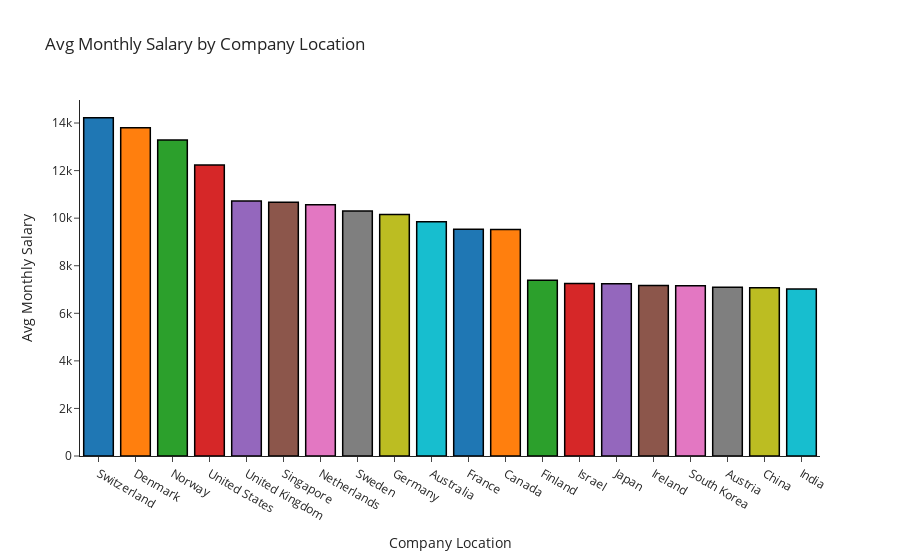

Notebook code cell kept with this figure:
### Markdown cell above
## Geographical

### Code cell
# company_location and monthly_salary
fig = px.bar(df.groupby('company_location')['monthly_salary'].mean().reset_index().sort_values('monthly_salary', ascending=False), x='company_location', y='monthly_salary',
              title='Avg Monthly Salary by Company Location', color='company_location', template='simple_white',
              labels={'company_location': 'Company Location', 'monthly_salary': 'Avg Monthly Salary'})
fig.update_traces(marker_line_color='black', marker_line_width=1.5, showlegend=False)
fig.show()

### Figure 1 — Plotly figure (JSON) as saved in the notebook; plotly's stock layout.template omitted (floating-point values rounded to 4 significant figures)
{"data": [{"alignmentgroup": "True", "hovertemplate": "Company Location=%{x}<br>Avg Monthly Salary=%{y}<extra></extra>", "legendgroup": "Switzerland", "marker": {"color": "#1F77B4", "line": {"color": "black", "width": 1.5}, "pattern": {"shape": ""}}, "name": "Switzerland", "offsetgroup": "Switzerland", "orientation": "v", "showlegend": false, "textposition": "auto", "type": "bar", "x": ["Switzerland"], "xaxis": "x", "y": [14220.0], "yaxis": "y"}, {"alignmentgroup": "True", "hovertemplate": "Company Location=%{x}<br>Avg Monthly Salary=%{y}<extra></extra>", "legendgroup": "Denmark", "marker": {"color": "#FF7F0E", "line": {"color": "black", "width": 1.5}, "pattern": {"shape": ""}}, "name": "Denmark", "offsetgroup": "Denmark", "orientation": "v", "showlegend": false, "textposition": "auto", "type": "bar", "x": ["Denmark"], "xaxis": "x", "y": [13800.0], "yaxis": "y"}, {"alignmentgroup": "True", "hovertemplate": "Company Location=%{x}<br>Avg Monthly Salary=%{y}<extra></extra>", "legendgroup": "Norway", "marker": {"color": "#2CA02C", "line": {"color": "black", "width": 1.5}, "pattern": {"shape": ""}}, "name": "Norway", "offsetgroup": "Norway", "orientation": "v", "showlegend": false, "textposition": "auto", "type": "bar", "x": ["Norway"], "xaxis": "x", "y": [13290.0], "yaxis": "y"}, {"alignmentgroup": "True", "hovertemplate": "Company Location=%{x}<br>Avg Monthly Salary=%{y}<extra></extra>", "legendgroup": "United States", "marker": {"color": "#D62728", "line": {"color": "black", "width": 1.5}, "pattern": {"shape": ""}}, "name": "United States", "offsetgroup": "United States", "orientation": "v", "showlegend": false, "textposition": "auto", "type": "bar", "x": ["United States"], "xaxis": "x", "y": [12240.0], "yaxis": "y"}, {"alignmentgroup": "True", "hovertemplate": "Company Location=%{x}<br>Avg Monthly Salary=%{y}<extra></extra>", "legendgroup": "United Kingdom", "marker": {"color": "#9467BD", "line": {"color": "black", "width": 1.5}, "pattern": {"shape": ""}}, "name": "United Kingdom", "offsetgroup": "United Kingdom", "orientation": "v", "showlegend": false, "textposition": "auto", "type": "bar", "x": ["United Kingdom"], "xaxis": "x", "y": [10730.0], "yaxis": "y"}, {"alignmentgroup": "True", "hovertemplate": "Company Location=%{x}<br>Avg Monthly Salary=%{y}<extra></extra>", "legendgroup": "Singapore", "marker": {"color": "#8C564B", "line": {"color": "black", "width": 1.5}, "pattern": {"shape": ""}}, "name": "Singapore", "offsetgroup": "Singapore", "orientation": "v", "showlegend": false, "textposition": "auto", "type": "bar", "x": ["Singapore"], "xaxis": "x", "y": [10670.0], "yaxis": "y"}, {"alignmentgroup": "True", "hovertemplate": "Company Location=%{x}<br>Avg Monthly Salary=%{y}<extra></extra>", "legendgroup": "Netherlands", "marker": {"color": "#E377C2", "line": {"color": "black", "width": 1.5}, "pattern": {"shape": ""}}, "name": "Netherlands", "offsetgroup": "Netherlands", "orientation": "v", "showlegend": false, "textposition": "auto", "type": "bar", "x": ["Netherlands"], "xaxis": "x", "y": [10560.0], "yaxis": "y"}, {"alignmentgroup": "True", "hovertemplate": "Company Location=%{x}<br>Avg Monthly Salary=%{y}<extra></extra>", "legendgroup": "Sweden", "marker": {"color": "#7F7F7F", "line": {"color": "black", "width": 1.5}, "pattern": {"shape": ""}}, "name": "Sweden", "offsetgroup": "Sweden", "orientation": "v", "showlegend": false, "textposition": "auto", "type": "bar", "x": ["Sweden"], "xaxis": "x", "y": [10300.0], "yaxis": "y"}, {"alignmentgroup": "True", "hovertemplate": "Company Location=%{x}<br>Avg Monthly Salary=%{y}<extra></extra>", "legendgroup": "Germany", "marker": {"color": "#BCBD22", "line": {"color": "black", "width": 1.5}, "pattern": {"shape": ""}}, "name": "Germany", "offsetgroup": "Germany", "orientation": "v", "showlegend": false, "textposition": "auto", "type": "bar", "x": ["Germany"], "xaxis": "x", "y": [10150.0], "yaxis": "y"}, {"alignmentgroup": "True", "hovertemplate": "Company Location=%{x}<br>Avg Monthly Salary=%{y}<extra></extra>", "legendgroup": "Australia", "marker": {"color": "#17BECF", "line": {"color": "black", "width": 1.5}, "pattern": {"shape": ""}}, "name": "Australia", "offsetgroup": "Australia", "orientation": "v", "showlegend": false, "textposition": "auto", "type": "bar", "x": ["Australia"], "xaxis": "x", "y": [9853.0], "yaxis": "y"}, {"alignmentgroup": "True", "hovertemplate": "Company Location=%{x}<br>Avg Monthly Salary=%{y}<extra></extra>", "legendgroup": "France", "marker": {"color": "#1F77B4", "line": {"color": "black", "width": 1.5}, "pattern": {"shape": ""}}, "name": "France", "offsetgroup": "France", "orientation": "v", "showlegend": false, "textposition": "auto", "type": "bar", "x": ["France"], "xaxis": "x", "y": [9534.0], "yaxis": "y"}, {"alignmentgroup": "True", "hovertemplate": "Company Location=%{x}<br>Avg Monthly Salary=%{y}<extra></extra>", "legendgroup": "Canada", "marker": {"color": "#FF7F0E", "line": {"color": "black", "width": 1.5}, "pattern": {"shape": ""}}, "name": "Canada", "offsetgroup": "Canada", "orientation": "v", "showlegend": false, "textposition": "auto", "type": "bar", "x": ["Canada"], "xaxis": "x", "y": [9521.0], "yaxis": "y"}, {"alignmentgroup": "True", "hovertemplate": "Company Location=%{x}<br>Avg Monthly Salary=%{y}<extra></extra>", "legendgroup": "Finland", "marker": {"color": "#2CA02C", "line": {"color": "black", "width": 1.5}, "pattern": {"shape": ""}}, "name": "Finland", "offsetgroup": "Finland", "orientation": "v", "showlegend": false, "textposition": "auto", "type": "bar", "x": ["Finland"], "xaxis": "x", "y": [7394.0], "yaxis": "y"}, {"alignmentgroup": "True", "hovertemplate": "Company Location=%{x}<br>Avg Monthly Salary=%{y}<extra></extra>", "legendgroup": "Israel", "marker": {"color": "#D62728", "line": {"color": "black", "width": 1.5}, "pattern": {"shape": ""}}, "name": "Israel", "offsetgroup": "Israel", "orientation": "v", "showlegend": false, "textposition": "auto", "type": "bar", "x": ["Israel"], "xaxis": "x", "y": [7249.0], "yaxis": "y"}, {"alignmentgroup": "True", "hovertemplate": "Company Location=%{x}<br>Avg Monthly Salary=%{y}<extra></extra>", "legendgroup": "Japan", "marker": {"color": "#9467BD", "line": {"color": "black", "width": 1.5}, "pattern": {"shape": ""}}, "name": "Japan", "offsetgroup": "Japan", "orientation": "v", "showlegend": false, "textposition": "auto", "type": "bar", "x": ["Japan"], "xaxis": "x", "y": [7238.0], "yaxis": "y"}, {"alignmentgroup": "True", "hovertemplate": "Company Location=%{x}<br>Avg Monthly Salary=%{y}<extra></extra>", "legendgroup": "Ireland", "marker": {"color": "#8C564B", "line": {"color": "black", "width": 1.5}, "pattern": {"shape": ""}}, "name": "Ireland", "offsetgroup": "Ireland", "orientation": "v", "showlegend": false, "textposition": "auto", "type": "bar", "x": ["Ireland"], "xaxis": "x", "y": [7172.0], "yaxis": "y"}, {"alignmentgroup": "True", "hovertemplate": "Company Location=%{x}<br>Avg Monthly Salary=%{y}<extra></extra>", "legendgroup": "South Korea", "marker": {"color": "#E377C2", "line": {"color": "black", "width": 1.5}, "pattern": {"shape": ""}}, "name": "South Korea", "offsetgroup": "South Korea", "orientation": "v", "showlegend": false, "textposition": "auto", "type": "bar", "x": ["South Korea"], "xaxis": "x", "y": [7154.0], "yaxis": "y"}, {"alignmentgroup": "True", "hovertemplate": "Company Location=%{x}<br>Avg Monthly Salary=%{y}<extra></extra>", "legendgroup": "Austria", "marker": {"color": "#7F7F7F", "line": {"color": "black", "width": 1.5}, "pattern": {"shape": ""}}, "name": "Austria", "offsetgroup": "Austria", "orientation": "v", "showlegend": false, "textposition": "auto", "type": "bar", "x": ["Austria"], "xaxis": "x", "y": [7098.0], "yaxis": "y"}, {"alignmentgroup": "True", "hovertemplate": "Company Location=%{x}<br>Avg Monthly Salary=%{y}<extra></extra>", "legendgroup": "China", "marker": {"color": "#BCBD22", "line": {"color": "black", "width": 1.5}, "pattern": {"shape": ""}}, "name": "China", "offsetgroup": "China", "orientation": "v", "showlegend": false, "textposition": "auto", "type": "bar", "x": ["China"], "xaxis": "x", "y": [7075.0], "yaxis": "y"}, {"alignmentgroup": "True", "hovertemplate": "Company Location=%{x}<br>Avg Monthly Salary=%{y}<extra></extra>", "legendgroup": "India", "marker": {"color": "#17BECF", "line": {"color": "black", "width": 1.5}, "pattern": {"shape": ""}}, "name": "India", "offsetgroup": "India", "orientation": "v", "showlegend": false, "textposition": "auto", "type": "bar", "x": ["India"], "xaxis": "x", "y": [7020.0], "yaxis": "y"}], "layout": {"barmode": "relative", "legend": {"title": {"text": "Company Location"}, "tracegroupgap": 0}, "title": {"text": "Avg Monthly Salary by Company Location"}, "xaxis": {"anchor": "y", "categoryarray": ["Switzerland", "Denmark", "Norway", "United States", "United Kingdom", "Singapore", "Netherlands", "Sweden", "Germany", "Australia", "France", "Canada", "Finland", "Israel", "Japan", "Ireland", "South Korea", "Austria", "China", "India"], "categoryorder": "array", "domain": [0, 1], "title": {"text": "Company Location"}}, "yaxis": {"anchor": "x", "domain": [0, 1], "title": {"text": "Avg Monthly Salary"}}}}
